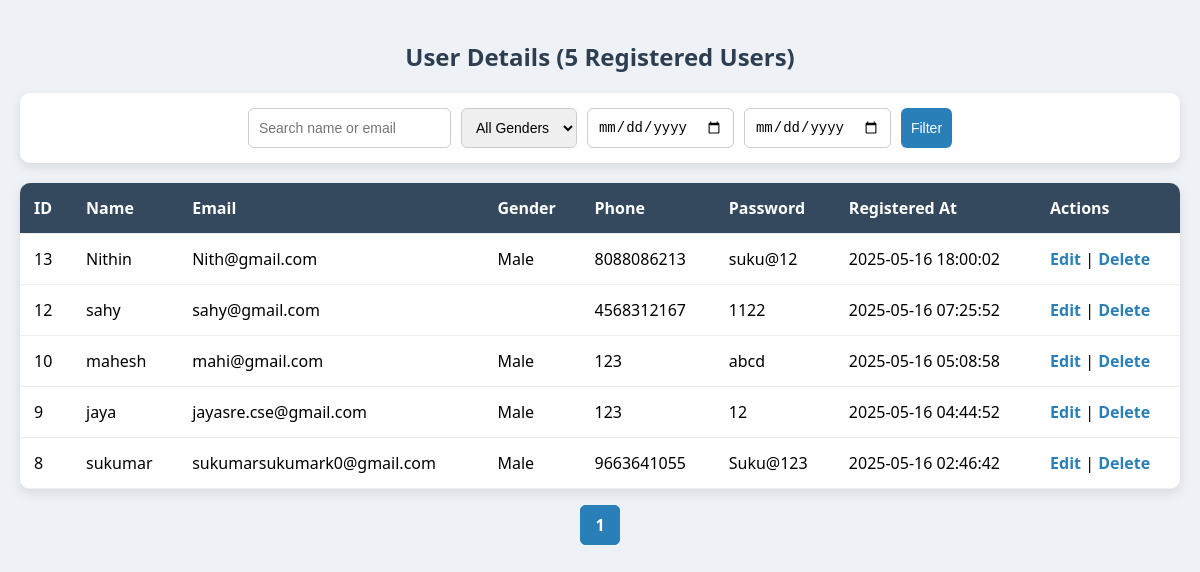
Screenshot of /admin/users_details.php (signed in) with the database file from the repository.
### tables this page shows
CREATE TABLE `users` (
  `id` int(11) NOT NULL,
  `username` varchar(50) NOT NULL,
  `email` varchar(100) NOT NULL,
  `contact` varchar(15) NOT NULL,
  `password` varchar(255) NOT NULL,
  `created_at` timestamp NOT NULL DEFAULT current_timestamp(),
  `gender` varchar(10) NOT NULL,
  `preferred_type` varchar(50) NOT NULL,
  `size` varchar(10) NOT NULL
);

### admin/users_details.php (the view, shortened to what this page needs)
<?php
include 'includes/db.php';
$search = isset($_GET['search']) ? mysqli_real_escape_string($conn, $_GET['search']) : '';
$gender = isset($_GET['gender']) ? mysqli_real_escape_string($conn, $_GET['gender']) : '';
$from_date = isset($_GET['from_date']) ? $_GET['from_date'] : '';
$to_date = isset($_GET['to_date']) ? $_GET['to_date'] : '';
$page = isset($_GET['page']) ? (int)$_GET['page'] : 1;
$limit = 5;
$offset = ($page - 1) * $limit;
$filter = "WHERE 1=1";
$query = "SELECT * FROM users $filter ORDER BY created_at DESC LIMIT $limit OFFSET $offset";
$result = mysqli_query($conn, $query);
$count_query = "SELECT COUNT(*) as total FROM users $filter";
$count_result = mysqli_query($conn, $count_query);
$total_users = mysqli_fetch_assoc($count_result)['total'];
$total_pages = ceil($total_users / $limit);
?>
<!DOCTYPE html>
<html>
<head>
</head>
<body>
<h2>User Details (<?= $total_users ?> Registered Users)</h2>
<form method="GET" class="filter-form">
  <input type="text" name="search" placeholder="Search name or email" value="<?= htmlspecialchars($search) ?>">
  <select name="gender">
    <option value="">All Genders</option>
  </select>
  <input type="date" name="from_date" value="<?= $from_date ?>">
  <input type="date" name="to_date" value="<?= $to_date ?>">
  <input type="submit" value="Filter">
</form>
<table>
<thead>
  <tr>
    <th>ID</th>
    <th>Name</th>
    <th>Email</th>
    <th>Gender</th>
    <th>Phone</th>
    <th>Password</th>
    <th>Registered At</th>
    <th>Actions</th>
  </tr>
</thead>
<tbody>
  <?php while ($row = mysqli_fetch_assoc($result)) { ?>
  <tr>
    <td><?= $row['id'] ?></td>
    <td><?= htmlspecialchars($row['username']) ?></td>
    <td><?= htmlspecialchars($row['email']) ?></td>
    <td><?= htmlspecialchars($row['gender']) ?></td>
    <td><?= htmlspecialchars($row['contact']) ?></td>
    <td><?= htmlspecialchars($row['password']) ?></td>
    <td><?= date("Y-m-d H:i:s", strtotime($row['created_at'])) ?></td>
    <td>
      <a href="edit_user.php?id=<?= $row['id'] ?>">Edit</a> |
      <a href="delete_user.php?id=<?= $row['id'] ?>" onclick="return confirm('Are you sure you want to delete this user?');">Delete</a>
    </td>
  </tr>
  <?php } ?>
</tbody>
</table>
<div class="pagination">
  <?php for ($i = 1; $i <= $total_pages; $i++) { ?>
    <a href="?page=<?= $i ?>&search=<?= urlencode($search) ?>&gender=<?= urlencode($gender) ?>&from_date=<?= urlencode($from_date) ?>&to_date=<?= urlencode($to_date) ?>" class="<?= $i == $page ? 'active' : '' ?>">
      <?= $i ?>
    </a>
  <?php } ?>
</div>
</body>
</html>

### admin/users_details.php (style rules this page uses)
body { font-family: 'Segoe UI', Tahoma, Geneva, Verdana, sans-serif; background: #eef2f7; padding: 20px; margin: 0; }
h2 { text-align: center; color: #2c3e50; margin-bottom: 20px; }
.filter-form { background: #fff; padding: 15px; border-radius: 10px; box-shadow: 0 4px 10px rgba(0,0,0,0.1); margin-bottom: 20px; display: flex; flex-wrap: wrap; justify-content: center; gap: 10px; }
.filter-form input[type="text"], .filter-form select, .filter-form input[type="date"], .filter-form input[type="submit"] { padding: 10px; border: 1px solid #ccc; border-radius: 6px; outline: none; font-size: 14px; }
.filter-form input[type="submit"] { background-color: #2980b9; color: white; border: none; cursor: pointer; transition: background 0.3s ease; }
table { width: 100%; border-collapse: collapse; background: #fff; border-radius: 10px; overflow: hidden; box-shadow: 0 4px 12px rgba(0, 0, 0, 0.1); }
th, td { padding: 14px; text-align: left; border-bottom: 1px solid #f0f0f0; }
th { background-color: #34495e; color: white; }
td a { text-decoration: none; color: #2980b9; font-weight: bold; }
.pagination { text-align: center; margin-top: 25px; }
.pagination a { margin: 4px; padding: 8px 14px; border: 1px solid #2980b9; color: #2980b9; text-decoration: none; border-radius: 6px; transition: all 0.3s ease; }
.pagination a.active { background-color: #2980b9; color: white; font-weight: bold; }

### rows the page displays
users: id "13", username "Nithin", email "Nith@gmail.com", gender "Male", contact "8088086213", password "suku@12", created_at "2025-05-16 18:00:02"
users: id "12", username "sahy", email "sahy@gmail.com", contact "4568312167", password "1122", created_at "2025-05-16 07:25:52"
users: id "10", username "mahesh", email "mahi@gmail.com", gender "Male", contact "123", password "abcd", created_at "2025-05-16 05:08:58"
users: id "9", username "jaya", email "jayasre.cse@gmail.com", gender "Male", contact "123", password "12", created_at "2025-05-16 04:44:52"
users: id "8", username "sukumar", email "sukumarsukumark0@gmail.com", gender "Male", contact "9663641055", password "Suku@123", created_at "2025-05-16 02:46:42"

### other values shown
$total_users "5"
